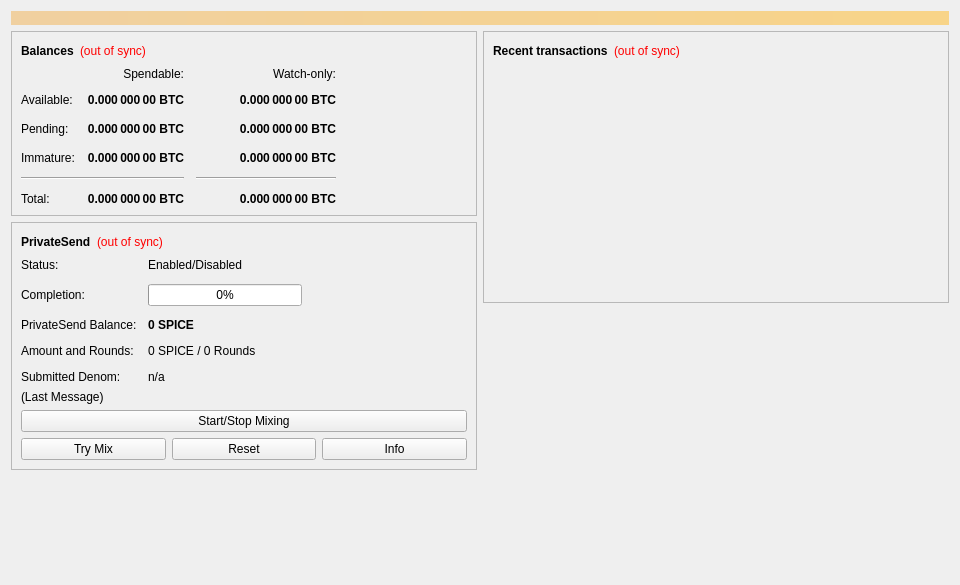
<?xml version="1.0" encoding="UTF-8"?>
<ui version="4.0">
 <class>OverviewPage</class>
 <widget class="QWidget" name="OverviewPage">
  <property name="geometry">
   <rect>
    <x>0</x>
    <y>0</y>
    <width>960</width>
    <height>585</height>
   </rect>
  </property>
  <property name="minimumSize">
   <size>
    <width>960</width>
    <height>0</height>
   </size>
  </property>
  <property name="windowTitle">
   <string>Form</string>
  </property>
  <layout class="QVBoxLayout" name="topLayout">
   <item>
    <widget class="QLabel" name="labelAlerts">
     <property name="visible">
      <bool>false</bool>
     </property>
     <property name="styleSheet">
      <string notr="true">QLabel { background-color: qlineargradient(x1: 0, y1: 0, x2: 1, y2: 0, stop:0 #F0D0A0, stop:1 #F8D488); color:#000000; }</string>
     </property>
     <property name="wordWrap">
      <bool>true</bool>
     </property>
     <property name="margin">
      <number>3</number>
     </property>
     <property name="textInteractionFlags">
      <set>Qt::TextSelectableByMouse</set>
     </property>
    </widget>
   </item>
   <item>
    <layout class="QHBoxLayout" name="horizontalLayout" stretch="1,1">
     <item>
      <layout class="QVBoxLayout" name="verticalLayout_2">
       <item>
        <widget class="QFrame" name="frame">
         <property name="frameShape">
          <enum>QFrame::StyledPanel</enum>
         </property>
         <property name="frameShadow">
          <enum>QFrame::Raised</enum>
         </property>
         <layout class="QVBoxLayout" name="verticalLayout_4">
          <item>
           <layout class="QHBoxLayout" name="horizontalLayout_4">
            <item>
             <widget class="QLabel" name="label_5">
              <property name="font">
               <font>
                <weight>75</weight>
                <bold>true</bold>
               </font>
              </property>
              <property name="text">
               <string>Balances</string>
              </property>
             </widget>
            </item>
            <item>
             <widget class="QLabel" name="labelWalletStatus">
              <property name="toolTip">
               <string>The displayed information may be out of date. Your wallet automatically synchronizes with the Spice network after a connection is established, but this process has not completed yet.</string>
              </property>
              <property name="styleSheet">
               <string notr="true">QLabel { color: red; }</string>
              </property>
              <property name="text">
               <string notr="true">(out of sync)</string>
              </property>
              <property name="alignment">
               <set>Qt::AlignLeading|Qt::AlignLeft|Qt::AlignVCenter</set>
              </property>
             </widget>
            </item>
            <item>
             <spacer name="horizontalSpacer_3">
              <property name="orientation">
               <enum>Qt::Horizontal</enum>
              </property>
              <property name="sizeHint" stdset="0">
               <size>
                <width>40</width>
                <height>20</height>
               </size>
              </property>
             </spacer>
            </item>
           </layout>
          </item>
          <item>
           <layout class="QGridLayout" name="gridLayout">
            <property name="spacing">
             <number>12</number>
            </property>
            <item row="2" column="2">
             <widget class="QLabel" name="labelWatchPending">
              <property name="font">
               <font>
                <weight>75</weight>
                <bold>true</bold>
               </font>
              </property>
              <property name="cursor">
               <cursorShape>IBeamCursor</cursorShape>
              </property>
              <property name="toolTip">
               <string>Unconfirmed transactions to watch-only addresses</string>
              </property>
              <property name="text">
               <string notr="true">0.000 000 00 BTC</string>
              </property>
              <property name="alignment">
               <set>Qt::AlignRight|Qt::AlignTrailing|Qt::AlignVCenter</set>
              </property>
              <property name="textInteractionFlags">
               <set>Qt::LinksAccessibleByMouse|Qt::TextSelectableByKeyboard|Qt::TextSelectableByMouse</set>
              </property>
             </widget>
            </item>
            <item row="2" column="1">
             <widget class="QLabel" name="labelUnconfirmed">
              <property name="font">
               <font>
                <weight>75</weight>
                <bold>true</bold>
               </font>
              </property>
              <property name="cursor">
               <cursorShape>IBeamCursor</cursorShape>
              </property>
              <property name="toolTip">
               <string>Total of transactions that have yet to be confirmed, and do not yet count toward the spendable balance</string>
              </property>
              <property name="text">
               <string notr="true">0.000 000 00 BTC</string>
              </property>
              <property name="alignment">
               <set>Qt::AlignRight|Qt::AlignTrailing|Qt::AlignVCenter</set>
              </property>
              <property name="textInteractionFlags">
               <set>Qt::LinksAccessibleByMouse|Qt::TextSelectableByKeyboard|Qt::TextSelectableByMouse</set>
              </property>
             </widget>
            </item>
            <item row="3" column="2">
             <widget class="QLabel" name="labelWatchImmature">
              <property name="font">
               <font>
                <weight>75</weight>
                <bold>true</bold>
               </font>
              </property>
              <property name="cursor">
               <cursorShape>IBeamCursor</cursorShape>
              </property>
              <property name="toolTip">
               <string>Mined balance in watch-only addresses that has not yet matured</string>
              </property>
              <property name="text">
               <string notr="true">0.000 000 00 BTC</string>
              </property>
              <property name="alignment">
               <set>Qt::AlignRight|Qt::AlignTrailing|Qt::AlignVCenter</set>
              </property>
              <property name="textInteractionFlags">
               <set>Qt::LinksAccessibleByMouse|Qt::TextSelectableByKeyboard|Qt::TextSelectableByMouse</set>
              </property>
             </widget>
            </item>
            <item row="4" column="0" colspan="2">
             <widget class="Line" name="lineSpendableBalance">
              <property name="orientation">
               <enum>Qt::Horizontal</enum>
              </property>
             </widget>
            </item>
            <item row="4" column="2">
             <widget class="Line" name="lineWatchBalance">
              <property name="sizePolicy">
               <sizepolicy hsizetype="Preferred" vsizetype="Fixed">
                <horstretch>0</horstretch>
                <verstretch>0</verstretch>
               </sizepolicy>
              </property>
              <property name="minimumSize">
               <size>
                <width>140</width>
                <height>0</height>
               </size>
              </property>
              <property name="orientation">
               <enum>Qt::Horizontal</enum>
              </property>
             </widget>
            </item>
            <item row="5" column="0">
             <widget class="QLabel" name="labelTotalText">
              <property name="text">
               <string>Total:</string>
              </property>
             </widget>
            </item>
            <item row="3" column="1">
             <widget class="QLabel" name="labelImmature">
              <property name="font">
               <font>
                <weight>75</weight>
                <bold>true</bold>
               </font>
              </property>
              <property name="cursor">
               <cursorShape>IBeamCursor</cursorShape>
              </property>
              <property name="toolTip">
               <string>Mined balance that has not yet matured</string>
              </property>
              <property name="text">
               <string notr="true">0.000 000 00 BTC</string>
              </property>
              <property name="alignment">
               <set>Qt::AlignRight|Qt::AlignTrailing|Qt::AlignVCenter</set>
              </property>
              <property name="textInteractionFlags">
               <set>Qt::LinksAccessibleByMouse|Qt::TextSelectableByKeyboard|Qt::TextSelectableByMouse</set>
              </property>
             </widget>
            </item>
            <item row="2" column="3">
             <spacer name="horizontalSpacer_2">
              <property name="orientation">
               <enum>Qt::Horizontal</enum>
              </property>
              <property name="sizeHint" stdset="0">
               <size>
                <width>40</width>
                <height>20</height>
               </size>
              </property>
             </spacer>
            </item>
            <item row="3" column="0">
             <widget class="QLabel" name="labelImmatureText">
              <property name="text">
               <string>Immature:</string>
              </property>
             </widget>
            </item>
            <item row="5" column="1">
             <widget class="QLabel" name="labelTotal">
              <property name="font">
               <font>
                <weight>75</weight>
                <bold>true</bold>
               </font>
              </property>
              <property name="cursor">
               <cursorShape>IBeamCursor</cursorShape>
              </property>
              <property name="toolTip">
               <string>Your current total balance</string>
              </property>
              <property name="text">
               <string notr="true">0.000 000 00 BTC</string>
              </property>
              <property name="alignment">
               <set>Qt::AlignRight|Qt::AlignTrailing|Qt::AlignVCenter</set>
              </property>
              <property name="textInteractionFlags">
               <set>Qt::LinksAccessibleByMouse|Qt::TextSelectableByKeyboard|Qt::TextSelectableByMouse</set>
              </property>
             </widget>
            </item>
            <item row="5" column="2">
             <widget class="QLabel" name="labelWatchTotal">
              <property name="font">
               <font>
                <weight>75</weight>
                <bold>true</bold>
               </font>
              </property>
              <property name="cursor">
               <cursorShape>IBeamCursor</cursorShape>
              </property>
              <property name="toolTip">
               <string>Current total balance in watch-only addresses</string>
              </property>
              <property name="text">
               <string notr="true">0.000 000 00 BTC</string>
              </property>
              <property name="alignment">
               <set>Qt::AlignRight|Qt::AlignTrailing|Qt::AlignVCenter</set>
              </property>
              <property name="textInteractionFlags">
               <set>Qt::LinksAccessibleByMouse|Qt::TextSelectableByKeyboard|Qt::TextSelectableByMouse</set>
              </property>
             </widget>
            </item>
            <item row="0" column="2">
             <widget class="QLabel" name="labelWatchonly">
              <property name="text">
               <string>Watch-only:</string>
              </property>
              <property name="alignment">
               <set>Qt::AlignRight|Qt::AlignTrailing|Qt::AlignVCenter</set>
              </property>
             </widget>
            </item>
            <item row="1" column="0">
             <widget class="QLabel" name="labelBalanceText">
              <property name="text">
               <string>Available:</string>
              </property>
             </widget>
            </item>
            <item row="1" column="1">
             <widget class="QLabel" name="labelBalance">
              <property name="font">
               <font>
                <weight>75</weight>
                <bold>true</bold>
               </font>
              </property>
              <property name="cursor">
               <cursorShape>IBeamCursor</cursorShape>
              </property>
              <property name="toolTip">
               <string>Your current spendable balance</string>
              </property>
              <property name="text">
               <string notr="true">0.000 000 00 BTC</string>
              </property>
              <property name="alignment">
               <set>Qt::AlignRight|Qt::AlignTrailing|Qt::AlignVCenter</set>
              </property>
              <property name="textInteractionFlags">
               <set>Qt::LinksAccessibleByMouse|Qt::TextSelectableByKeyboard|Qt::TextSelectableByMouse</set>
              </property>
             </widget>
            </item>
            <item row="1" column="2">
             <widget class="QLabel" name="labelWatchAvailable">
              <property name="font">
               <font>
                <weight>75</weight>
                <bold>true</bold>
               </font>
              </property>
              <property name="cursor">
               <cursorShape>IBeamCursor</cursorShape>
              </property>
              <property name="toolTip">
               <string>Your current balance in watch-only addresses</string>
              </property>
              <property name="text">
               <string notr="true">0.000 000 00 BTC</string>
              </property>
              <property name="alignment">
               <set>Qt::AlignRight|Qt::AlignTrailing|Qt::AlignVCenter</set>
              </property>
              <property name="textInteractionFlags">
               <set>Qt::LinksAccessibleByMouse|Qt::TextSelectableByKeyboard|Qt::TextSelectableByMouse</set>
              </property>
             </widget>
            </item>
            <item row="2" column="0">
             <widget class="QLabel" name="labelPendingText">
              <property name="text">
               <string>Pending:</string>
              </property>
             </widget>
            </item>
            <item row="0" column="1">
             <widget class="QLabel" name="labelSpendable">
              <property name="text">
               <string>Spendable:</string>
              </property>
              <property name="alignment">
               <set>Qt::AlignRight|Qt::AlignTrailing|Qt::AlignVCenter</set>
              </property>
             </widget>
            </item>
           </layout>
          </item>
         </layout>
        </widget>
       </item>
       <item>
        <widget class="QFrame" name="framePrivateSend">
         <property name="layoutDirection">
          <enum>Qt::LeftToRight</enum>
         </property>
         <property name="frameShape">
          <enum>QFrame::StyledPanel</enum>
         </property>
         <property name="frameShadow">
          <enum>QFrame::Raised</enum>
         </property>
         <layout class="QVBoxLayout" name="VerticalLayout_PS1">
          <item>
           <layout class="QHBoxLayout" name="horizontalLayout_5">
            <item>
             <widget class="QLabel" name="labelPrivateSendHeader">
              <property name="font">
               <font>
                <weight>75</weight>
                <bold>true</bold>
               </font>
              </property>
              <property name="text">
               <string>PrivateSend</string>
              </property>
             </widget>
            </item>
            <item>
             <widget class="QLabel" name="labelPrivateSendSyncStatus">
              <property name="toolTip">
               <string>The displayed information may be out of date. Your wallet automatically synchronizes with the Spice network after a connection is established, but this process has not completed yet.</string>
              </property>
              <property name="styleSheet">
               <string notr="true">QLabel { color: red; }</string>
              </property>
              <property name="text">
               <string notr="true">(out of sync)</string>
              </property>
              <property name="alignment">
               <set>Qt::AlignLeading|Qt::AlignLeft|Qt::AlignVCenter</set>
              </property>
             </widget>
            </item>
            <item>
             <spacer name="horizontalSpacer_4">
              <property name="orientation">
               <enum>Qt::Horizontal</enum>
              </property>
              <property name="sizeHint" stdset="0">
               <size>
                <width>40</width>
                <height>20</height>
               </size>
              </property>
             </spacer>
            </item>
           </layout>
          </item>
          <item>
           <layout class="QFormLayout" name="privateSendFormLayout">
            <property name="fieldGrowthPolicy">
             <enum>QFormLayout::AllNonFixedFieldsGrow</enum>
            </property>
            <property name="horizontalSpacing">
             <number>11</number>
            </property>
            <property name="verticalSpacing">
             <number>12</number>
            </property>
            <item row="0" column="0">
             <widget class="QLabel" name="labelPrivateSendEnabledText">
              <property name="text">
               <string>Status:</string>
              </property>
             </widget>
            </item>
            <item row="0" column="1">
             <widget class="QLabel" name="labelPrivateSendEnabled">
              <property name="text">
               <string>Enabled/Disabled</string>
              </property>
             </widget>
            </item>
            <item row="1" column="0">
             <widget class="QLabel" name="labelCompletitionText">
              <property name="text">
               <string>Completion:</string>
              </property>
             </widget>
            </item>
            <item row="1" column="1">
             <widget class="QProgressBar" name="privateSendProgress">
              <property name="maximumSize">
               <size>
                <width>154</width>
                <height>16777215</height>
               </size>
              </property>
              <property name="value">
               <number>0</number>
              </property>
             </widget>
            </item>
            <item row="2" column="0">
             <widget class="QLabel" name="labelAnonymizedText">
              <property name="text">
               <string>PrivateSend Balance:</string>
              </property>
             </widget>
            </item>
            <item row="2" column="1">
             <widget class="QLabel" name="labelAnonymized">
              <property name="font">
               <font>
                <weight>75</weight>
                <bold>true</bold>
               </font>
              </property>
              <property name="text">
               <string notr="true">0 SPICE</string>
              </property>
             </widget>
            </item>
            <item row="3" column="0">
             <widget class="QLabel" name="labelAmountAndRoundsText">
              <property name="text">
               <string>Amount and Rounds:</string>
              </property>
             </widget>
            </item>
            <item row="3" column="1">
             <widget class="QLabel" name="labelAmountRounds">
              <property name="text">
               <string>0 SPICE / 0 Rounds</string>
              </property>
             </widget>
            </item>
            <item row="4" column="0">
             <widget class="QLabel" name="labelSubmittedDenomText">
              <property name="text">
               <string>Submitted Denom:</string>
              </property>
             </widget>
            </item>
            <item row="4" column="1">
             <widget class="QLabel" name="labelSubmittedDenom">
              <property name="toolTip">
               <string>The denominations you submitted to the Masternode.&lt;br&gt;To mix, other users must submit the exact same denominations.</string>
              </property>
              <property name="text">
               <string>n/a</string>
              </property>
             </widget>
            </item>
           </layout>
          </item>
          <item>
           <layout class="QVBoxLayout" name="VerticalLayout_PS">
            <item>
             <widget class="QLabel" name="labelPrivateSendLastMessage">
              <property name="text">
               <string>(Last Message)</string>
              </property>
              <property name="alignment">
               <set>Qt::AlignLeading|Qt::AlignLeft|Qt::AlignTop</set>
              </property>
              <property name="wordWrap">
               <bool>true</bool>
              </property>
             </widget>
            </item>
            <item>
             <widget class="QPushButton" name="togglePrivateSend">
              <property name="sizePolicy">
               <sizepolicy hsizetype="MinimumExpanding" vsizetype="Fixed">
                <horstretch>0</horstretch>
                <verstretch>0</verstretch>
               </sizepolicy>
              </property>
              <property name="text">
               <string>Start/Stop Mixing</string>
              </property>
             </widget>
            </item>
            <item>
             <layout class="QHBoxLayout" name="horizontalLayout_debugbuttons">
              <item>
               <widget class="QPushButton" name="privateSendAuto">
                <property name="sizePolicy">
                 <sizepolicy hsizetype="MinimumExpanding" vsizetype="Fixed">
                  <horstretch>0</horstretch>
                  <verstretch>0</verstretch>
                 </sizepolicy>
                </property>
                <property name="toolTip">
                 <string>Try to manually submit a PrivateSend request.</string>
                </property>
                <property name="text">
                 <string>Try Mix</string>
                </property>
               </widget>
              </item>
              <item>
               <widget class="QPushButton" name="privateSendReset">
                <property name="sizePolicy">
                 <sizepolicy hsizetype="MinimumExpanding" vsizetype="Fixed">
                  <horstretch>0</horstretch>
                  <verstretch>0</verstretch>
                 </sizepolicy>
                </property>
                <property name="toolTip">
                 <string>Reset the current status of PrivateSend (can interrupt PrivateSend if it's in the process of Mixing, which can cost you money!)</string>
                </property>
                <property name="autoFillBackground">
                 <bool>false</bool>
                </property>
                <property name="text">
                 <string>Reset</string>
                </property>
               </widget>
              </item>
              <item>
               <widget class="QPushButton" name="privateSendInfo">
                <property name="sizePolicy">
                 <sizepolicy hsizetype="MinimumExpanding" vsizetype="Fixed">
                  <horstretch>0</horstretch>
                  <verstretch>0</verstretch>
                 </sizepolicy>
                </property>
                <property name="toolTip">
                 <string>Information about PrivateSend and Mixing</string>
                </property>
                <property name="text">
                 <string>Info</string>
                </property>
               </widget>
              </item>
             </layout>
            </item>
           </layout>
          </item>
         </layout>
        </widget>
       </item>
       <item>
        <spacer name="verticalSpacer">
         <property name="orientation">
          <enum>Qt::Vertical</enum>
         </property>
         <property name="sizeHint" stdset="0">
          <size>
           <width>20</width>
           <height>40</height>
          </size>
         </property>
        </spacer>
       </item>
      </layout>
     </item>
     <item>
      <layout class="QVBoxLayout" name="verticalLayout_3">
       <item>
        <widget class="QFrame" name="frame_2">
         <property name="frameShape">
          <enum>QFrame::StyledPanel</enum>
         </property>
         <property name="frameShadow">
          <enum>QFrame::Raised</enum>
         </property>
         <layout class="QVBoxLayout" name="verticalLayout">
          <item>
           <layout class="QHBoxLayout" name="horizontalLayout_2">
            <item>
             <widget class="QLabel" name="label_4">
              <property name="font">
               <font>
                <weight>75</weight>
                <bold>true</bold>
               </font>
              </property>
              <property name="text">
               <string>Recent transactions</string>
              </property>
             </widget>
            </item>
            <item>
             <widget class="QLabel" name="labelTransactionsStatus">
              <property name="toolTip">
               <string>The displayed information may be out of date. Your wallet automatically synchronizes with the Spice network after a connection is established, but this process has not completed yet.</string>
              </property>
              <property name="styleSheet">
               <string notr="true">QLabel { color: red; }</string>
              </property>
              <property name="text">
               <string notr="true">(out of sync)</string>
              </property>
              <property name="alignment">
               <set>Qt::AlignLeading|Qt::AlignLeft|Qt::AlignVCenter</set>
              </property>
             </widget>
            </item>
            <item>
             <spacer name="horizontalSpacer">
              <property name="orientation">
               <enum>Qt::Horizontal</enum>
              </property>
              <property name="sizeHint" stdset="0">
               <size>
                <width>40</width>
                <height>20</height>
               </size>
              </property>
             </spacer>
            </item>
           </layout>
          </item>
          <item>
           <widget class="QListView" name="listTransactions">
            <property name="styleSheet">
             <string notr="true">QListView { background: transparent; }</string>
            </property>
            <property name="frameShape">
             <enum>QFrame::NoFrame</enum>
            </property>
            <property name="verticalScrollBarPolicy">
             <enum>Qt::ScrollBarAlwaysOff</enum>
            </property>
            <property name="horizontalScrollBarPolicy">
             <enum>Qt::ScrollBarAlwaysOff</enum>
            </property>
            <property name="selectionMode">
             <enum>QAbstractItemView::NoSelection</enum>
            </property>
           </widget>
          </item>
         </layout>
        </widget>
       </item>
       <item>
        <spacer name="verticalSpacer_2">
         <property name="orientation">
          <enum>Qt::Vertical</enum>
         </property>
         <property name="sizeHint" stdset="0">
          <size>
           <width>20</width>
           <height>40</height>
          </size>
         </property>
        </spacer>
       </item>
      </layout>
     </item>
    </layout>
   </item>
  </layout>
 </widget>
 <resources/>
 <connections/>
</ui>
